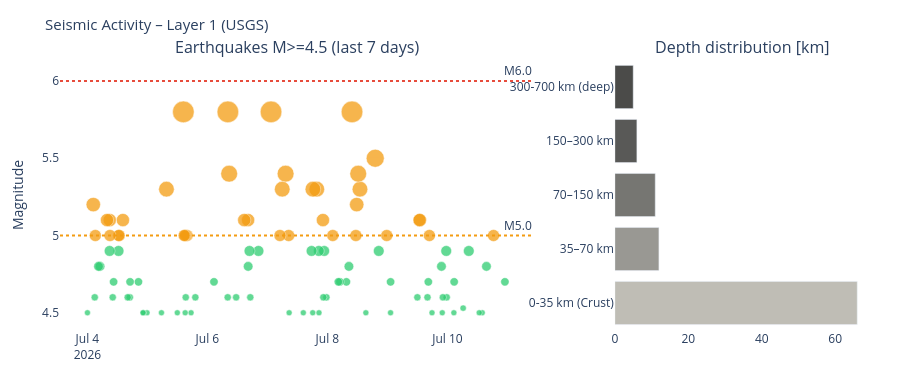

Notebook source saved alongside this figure:
### Markdown cell above
---
## 4. Visualizations

### Code cell
# ============================================================
# SEISMICS – Magnitude time series + depth distribution
# ============================================================

if df_seis is not None:
    fig = make_subplots(
        rows=1, cols=2,
        subplot_titles=['Earthquakes M>=4.5 (last 7 days)', 'Depth distribution [km]'],
        column_widths=[0.65, 0.35]
    )

    # Color scale by magnitude
    mag_colors = ['#2ecc71' if m < 5 else '#f39c12' if m < 6 else '#e74c3c'
                  for m in df_seis['mag']]
    sizes = [max(6, (m - 4) * 12) for m in df_seis['mag']]

    fig.add_trace(go.Scatter(
        x=df_seis['time'], y=df_seis['mag'],
        mode='markers',
        marker=dict(color=mag_colors, size=sizes, opacity=0.75,
                    line=dict(color='white', width=0.5)),
        text=df_seis['place'],
        hovertemplate='%{text}<br>M%{y:.1f}<br>%{x}<extra></extra>',
        name='Earthquakes'
    ), row=1, col=1)

    fig.add_hline(y=6.0, line_dash='dot', line_color='#e74c3c',
                  annotation_text='M6.0', row=1, col=1)
    fig.add_hline(y=5.0, line_dash='dot', line_color='#f39c12',
                  annotation_text='M5.0', row=1, col=1)

    # Depth distribution
    depth_bins = pd.cut(df_seis['depth'],
                        bins=[0, 35, 70, 150, 300, 700],
                        labels=['0-35 km\n(Crust)', '35–70 km',
                                '70–150 km', '150–300 km', '300-700 km\n(deep)'])
    depth_counts = depth_bins.value_counts().sort_index()
    depth_colors = ['#B4B2A9', '#888780', '#5F5E5A', '#3d3d3a', '#2C2C2A']

    fig.add_trace(go.Bar(
        x=depth_counts.values,
        y=depth_counts.index.astype(str),
        orientation='h',
        marker_color=depth_colors[:len(depth_counts)],
        opacity=0.85,
        name='Depth'
    ), row=1, col=2)

    fig.update_layout(
        title=dict(text='Seismic Activity – Layer 1 (USGS)', font=dict(size=15)),
        height=380, showlegend=False,
        plot_bgcolor='rgba(0,0,0,0)', paper_bgcolor='rgba(0,0,0,0)',
        margin=dict(l=60, r=30, t=60, b=50)
    )
    fig.update_yaxes(title_text='Magnitude', row=1, col=1)
    fig.show()
else:
    print('Seismic data unavailable.')

### Figure 1 — Plotly figure (JSON) as saved in the notebook; plotly's stock layout.template omitted (floating-point values rounded to 4 significant figures)
{"data": [{"hovertemplate": "%{text}<br>M%{y:.1f}<br>%{x}<extra></extra>", "marker": {"color": ["#2ecc71", "#f39c12", "#2ecc71", "#2ecc71", "#2ecc71", "#2ecc71", "#2ecc71", "#2ecc71", "#2ecc71", "#2ecc71", "#2ecc71", "#2ecc71", "#2ecc71", "#2ecc71", "#2ecc71", "#f39c12", "#2ecc71", "#2ecc71", "#f39c12", "#f39c12", "#2ecc71", "#2ecc71", "#2ecc71", "#f39c12", "#2ecc71", "#f39c12", "#2ecc71", "#f39c12", "#f39c12", "#f39c12", "#f39c12", "#f39c12", "#2ecc71", "#2ecc71", "#2ecc71", "#2ecc71", "#f39c12", "#2ecc71", "#2ecc71", "#2ecc71", "#f39c12", "#2ecc71", "#2ecc71", "#f39c12", "#f39c12", "#2ecc71", "#2ecc71", "#2ecc71", "#2ecc71", "#f39c12", "#f39c12", "#f39c12", "#f39c12", "#f39c12", "#2ecc71", "#2ecc71", "#2ecc71", "#2ecc71", "#f39c12", "#f39c12", "#2ecc71", "#f39c12", "#f39c12", "#2ecc71", "#2ecc71", "#2ecc71", "#2ecc71", "#f39c12", "#f39c12", "#2ecc71", "#2ecc71", "#f39c12", "#f39c12", "#f39c12", "#2ecc71", "#f39c12", "#2ecc71", "#2ecc71", "#2ecc71", "#2ecc71", "#2ecc71", "#2ecc71", "#2ecc71", "#2ecc71", "#f39c12", "#f39c12", "#f39c12", "#2ecc71", "#2ecc71", "#2ecc71", "#f39c12", "#f39c12", "#2ecc71", "#f39c12", "#2ecc71", "#2ecc71", "#f39c12", "#2ecc71", "#f39c12", "#2ecc71"], "line": {"color": "white", "width": 0.5}, "opacity": 0.75, "size": [8.4, 12.0, 9.6, 6, 6, 10.8, 6.36, 8.4, 6, 7.2, 10.8, 7.2, 6, 9.6, 6, 12.0, 8.4, 7.2, 13.2, 13.2, 7.2, 8.4, 6, 12.0, 10.8, 18.0, 6, 15.6, 16.8, 14.4, 12.0, 21.6, 9.6, 8.4, 8.4, 8.4, 12.0, 7.2, 10.8, 7.2, 13.2, 6, 10.8, 15.6, 15.6, 6, 10.8, 6, 6, 12.0, 16.8, 15.6, 12.0, 21.6, 10.8, 7.2, 10.8, 9.6, 13.2, 13.2, 7.2, 16.8, 21.6, 7.2, 8.4, 7.2, 6, 12.0, 12.0, 7.2, 6, 12.0, 12.0, 21.6, 6, 15.6, 6, 6, 6, 6, 8.4, 8.4, 7.2, 7.2, 13.2, 12.0, 12.0, 10.8, 8.4, 7.2, 12.0, 13.2, 10.8, 13.2, 9.6, 9.6, 12.0, 7.2, 14.4, 6]}, "mode": "markers", "name": "Earthquakes", "text": ["98 km WSW of Labuan, Indonesia", "west of Macquarie Island", "central Mid-Atlantic Ridge", "123 km SSW of Isangel, Vanuatu", "7 km SE of Sarangani, Philippines", "96 km SW of Abepura, Indonesia", "57 km WSW of Captain Cook, Hawaii", "256 km E of Tadine, New Caledonia", "241 km ESE of Tadine, New Caledonia", "52 km WSW of Playas, Ecuador", "South Sandwich Islands region", "74 km S of Panguna, Papua New Guinea", "145 km NNW of Ternate, Indonesia", "288 km SSE of Alo, Wallis and Futuna", "59 km WSW of Balangonan, Philippines", "19 km ENE of Abuyog, Philippines", "70 km NNW of Hirara, Japan", "131 km NE of Tadine, New Caledonia", "50 km SW of Shirahama, Japan", "59 km NNE of Port-Olry, Vanuatu", "87 km S of Kuril’sk, Russia", "134 km E of Bitung, Indonesia", "12 km NE of Murghob, Tajikistan", "1 km NNW of Xunchang, China", "69 km NE of Sulangan, Philippines", "Balleny Islands region", "7 km NNW of Ābdānān, Iran", "Chagos Archipelago region", "245 km S of ‘Ohonua, Tonga", "109 km SW of Isangel, Vanuatu", "110 km SE of Kimbe, Papua New Guinea", "91 km SSW of Isangel, Vanuatu", "64 km W of Tobelo, Indonesia", "8 km ENE of Noda, Japan", "25 km NNE of Santa Rosa, Peru", "61 km ENE of Olonkinbyen, Svalbard and Jan Mayen", "15 km NNE of Xunchang, China", "132 km WNW of Ternate, Indonesia", "21 km ESE of Karakenja, Tajikistan", "13 km SSE of Yibin, China", "13 km W of Changning, China", "7 km SSE of Calatagan, Philippines", "88 km WNW of Hicks Bay, New Zealand", "95 km WSW of Labuan, Indonesia", "10 km WSW of Orotina, Costa Rica", "81 km NNE of Adak, Alaska", "298 km SSE of Ushuaia, Argentina", "172 km NNW of Tobelo, Indonesia", "32 km NE of Yaguaraparo, Venezuela", "Reykjanes Ridge", "162 km NNW of Tobelo, Indonesia", "Reykjanes Ridge", "Reykjanes Ridge", "296 km SSE of Ushuaia, Argentina", "216 km NE of Port Mathurin, Mauritius", "52 km E of Noda, Japan", "Southwest Indian Ridge", "48 km WSW of La Ligua, Chile", "56 km W of La Ligua, Chile", "211 km ESE of Hihifo, Tonga", "28 km NNE of Kuji, Japan", "65 km SSW of Sarangani, Philippines", "48 km SSW of Sarangani, Philippines", "112 km NNW of Neiafu, Tonga", "91 km WNW of Tamarindo, Costa Rica", "185 km W of Abepura, Indonesia", "southeast Indian Ridge", "106 km NW of Coquimbo, Chile", "26 km NNW of Mianzhu, Deyang, Sichuan, China", "31 km NNW of Mianzhu, Deyang, Sichuan, China", "28 km NW of Shikotan, Russia", "23 km NNW of Mianzhu, Deyang, Sichuan, China", "98 km NW of Coquimbo, Chile", "274 km SE of Levuka, Fiji", "71 km W of Ovalle, Chile", "71 km S of Severo-Kuril’sk, Russia", "140 km NE of Angoram, Papua New Guinea", "south of the Fiji Islands", "Fiji region", "Pagan region, Northern Mariana Islands", "51 km S of Atico, Peru", "Izu Islands, Japan region", "Izu Islands, Japan region", "off the coast of Central America", "southern Mid-Atlantic Ridge", "Reykjanes Ridge", "Reykjanes Ridge", "Reykjanes Ridge", "16 km ESE of Pianjiao, China", "13 km E of Pianjiao, China", "64 km W of Tobelo, Indonesia", "264 km W of Abepura, Indonesia", "51 km SW of Sarangani, Philippines", "135 km N of Lae, Papua New Guinea", "Izu Islands, Japan region", "26 km SW of Balangonan, Philippines", "43 km SW of Ovalle, Chile", "91 km SE of Kumano, Japan", "24 km SW of Balangonan, Philippines", "Fiji region"], "type": "scatter", "x": ["2026-07-10T22:59:34.691", "2026-07-10T18:26:44.453", "2026-07-10T15:36:55.499", "2026-07-10T13:55:33.378", "2026-07-10T12:42:32.882", "2026-07-10T08:33:03.043", "2026-07-10T06:17:25.310", "2026-07-10T02:41:56.494", "2026-07-10T02:34:54.493", "2026-07-09T23:42:59.793", "2026-07-09T23:31:16.860", "2026-07-09T22:11:07.021", "2026-07-09T21:55:49.769", "2026-07-09T21:37:02.479", "2026-07-09T17:50:13.161", "2026-07-09T16:46:49.469", "2026-07-09T16:21:44.279", "2026-07-09T16:01:20.156", "2026-07-09T12:58:57.039", "2026-07-09T12:52:56.872", "2026-07-09T11:58:39.525", "2026-07-09T01:16:25.762", "2026-07-09T01:15:09.100", "2026-07-08T23:44:13.741", "2026-07-08T20:32:04.403", "2026-07-08T19:07:10.909", "2026-07-08T15:22:34.759", "2026-07-08T13:01:10.891", "2026-07-08T12:18:59.673", "2026-07-08T11:42:51.921", "2026-07-08T11:23:04.023", "2026-07-08T09:50:23.421", "2026-07-08T08:36:06.960", "2026-07-08T07:35:51.628", "2026-07-08T05:00:32.411", "2026-07-08T04:21:46.738", "2026-07-08T02:08:48.776", "2026-07-07T23:35:51.427", "2026-07-07T22:42:36.894", "2026-07-07T22:22:13.825", "2026-07-07T22:12:29.518", "2026-07-07T20:37:40.097", "2026-07-07T20:33:15.705", "2026-07-07T19:44:52.435", "2026-07-07T18:11:32.787", "2026-07-07T18:07:41.091", "2026-07-07T17:39:56.121", "2026-07-07T14:21:22.044", "2026-07-07T08:41:37.390", "2026-07-07T08:30:56.236", "2026-07-07T07:16:26.844", "2026-07-07T05:55:40.352", "2026-07-07T05:00:43.964", "2026-07-07T01:26:45.626", "2026-07-06T20:25:12.410", "2026-07-06T17:09:03.352", "2026-07-06T16:50:10.046", "2026-07-06T16:18:10.947", "2026-07-06T16:15:51.905", "2026-07-06T14:43:38.525", "2026-07-06T11:29:36.717", "2026-07-06T08:41:38.715", "2026-07-06T08:11:11.032", "2026-07-06T08:07:21.524", "2026-07-06T02:37:31.983", "2026-07-05T19:10:14.439", "2026-07-05T17:27:21.406", "2026-07-05T15:53:33.718", "2026-07-05T15:30:13.631", "2026-07-05T15:20:13.084", "2026-07-05T15:06:29.483", "2026-07-05T15:03:27.206", "2026-07-05T14:42:04.314", "2026-07-05T14:22:26.034", "2026-07-05T11:57:27.433", "2026-07-05T07:37:07.006", "2026-07-05T05:37:11.133", "2026-07-04T23:51:03.012", "2026-07-04T22:26:56.558", "2026-07-04T22:12:53.394", "2026-07-04T20:24:48.581", "2026-07-04T17:03:59.362", "2026-07-04T16:57:53.866", "2026-07-04T16:07:07.817", "2026-07-04T14:12:22.053", "2026-07-04T12:42:27.246", "2026-07-04T12:34:24.441", "2026-07-04T12:26:58.093", "2026-07-04T10:28:54.002", "2026-07-04T10:07:37.416", "2026-07-04T09:02:14.524", "2026-07-04T08:55:54.191", "2026-07-04T08:53:23.610", "2026-07-04T07:50:23.853", "2026-07-04T05:03:52.698", "2026-07-04T04:26:27.270", "2026-07-04T03:09:33.198", "2026-07-04T02:56:15.263", "2026-07-04T02:21:23.141", "2026-07-04T00:00:50.589"], "xaxis": "x", "y": [4.7, 5.0, 4.8, 4.5, 4.5, 4.9, 4.53, 4.7, 4.5, 4.6, 4.9, 4.6, 4.5, 4.8, 4.5, 5.0, 4.7, 4.6, 5.1, 5.1, 4.6, 4.7, 4.5, 5.0, 4.9, 5.5, 4.5, 5.3, 5.4, 5.2, 5.0, 5.8, 4.8, 4.7, 4.7, 4.7, 5.0, 4.6, 4.9, 4.6, 5.1, 4.5, 4.9, 5.3, 5.3, 4.5, 4.9, 4.5, 4.5, 5.0, 5.4, 5.3, 5.0, 5.8, 4.9, 4.6, 4.9, 4.8, 5.1, 5.1, 4.6, 5.4, 5.8, 4.6, 4.7, 4.6, 4.5, 5.0, 5.0, 4.6, 4.5, 5.0, 5.0, 5.8, 4.5, 5.3, 4.5, 4.5, 4.5, 4.5, 4.7, 4.7, 4.6, 4.6, 5.1, 5.0, 5.0, 4.9, 4.7, 4.6, 5.0, 5.1, 4.9, 5.1, 4.8, 4.8, 5.0, 4.6, 5.2, 4.5], "yaxis": "y"}, {"marker": {"color": ["#B4B2A9", "#888780", "#5F5E5A", "#3d3d3a", "#2C2C2A"]}, "name": "Depth", "opacity": 0.85, "orientation": "h", "type": "bar", "x": [66, 12, 11, 6, 5], "xaxis": "x2", "y": ["0-35 km\n(Crust)", "35–70 km", "70–150 km", "150–300 km", "300-700 km\n(deep)"], "yaxis": "y2"}], "layout": {"annotations": [{"font": {"size": 16}, "showarrow": false, "text": "Earthquakes M>=4.5 (last 7 days)", "x": 0.2925, "xanchor": "center", "xref": "paper", "y": 1.0, "yanchor": "bottom", "yref": "paper"}, {"font": {"size": 16}, "showarrow": false, "text": "Depth distribution [km]", "x": 0.8425, "xanchor": "center", "xref": "paper", "y": 1.0, "yanchor": "bottom", "yref": "paper"}, {"showarrow": false, "text": "M6.0", "x": 1, "xanchor": "right", "xref": "x domain", "y": 6.0, "yanchor": "bottom", "yref": "y"}, {"showarrow": false, "text": "M5.0", "x": 1, "xanchor": "right", "xref": "x domain", "y": 5.0, "yanchor": "bottom", "yref": "y"}], "height": 380, "margin": {"b": 50, "l": 60, "r": 30, "t": 60}, "paper_bgcolor": "rgba(0,0,0,0)", "plot_bgcolor": "rgba(0,0,0,0)", "shapes": [{"line": {"color": "#e74c3c", "dash": "dot"}, "type": "line", "x0": 0, "x1": 1, "xref": "x domain", "y0": 6.0, "y1": 6.0, "yref": "y"}, {"line": {"color": "#f39c12", "dash": "dot"}, "type": "line", "x0": 0, "x1": 1, "xref": "x domain", "y0": 5.0, "y1": 5.0, "yref": "y"}], "showlegend": false, "title": {"font": {"size": 15}, "text": "Seismic Activity – Layer 1 (USGS)"}, "xaxis": {"anchor": "y", "domain": [0.0, 0.585]}, "xaxis2": {"anchor": "y2", "domain": [0.685, 1.0]}, "yaxis": {"anchor": "x", "domain": [0.0, 1.0], "title": {"text": "Magnitude"}}, "yaxis2": {"anchor": "x2", "domain": [0.0, 1.0]}}}
